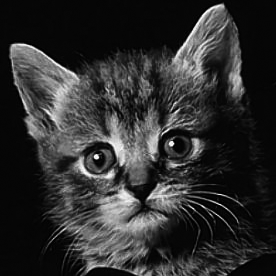
#> input picture cat.bmp, 276 x 276 px
$ python guided_filter.py   (older library calls are emulated)
#> lines starting #> are read from the running program, lines starting #| are printed output that depends on the picture; after the words box and inside, x2 and y2 are one past the last pixel; in counts of white or black regions, pixels touching at a corner belong together
#!/usr/bin/env python
# encoding: utf-8

# Based on http://kaiminghe.com/publications/eccv10guidedfilter.pdf
# and https://github.com/pfchai/GuidedFilter

from scipy.misc import imread
import numpy             as np
import scipy.misc        as sci
import matplotlib.pyplot as plot


class GuidedFilter( object ):
    @classmethod
    def _filter( cls, input: np.ndarray, r: int ) -> np.ndarray:
#> called with r = 5
        limit, _    = input.shape
#> limit = 276
        cumulative  = np.cumsum(input, 0)
#> input: shape (276, 276) float32; every value is 1
        result      = np.zeros_like( input )

        result[0:r+1, :]         = cumulative[r:2*r+1, :]
        result[r+1:limit-r, :]   = cumulative[2*r+1:limit, :] - cumulative[0:limit-2*r-1, :]
        result[limit-r:limit, :] = np.tile( cumulative[limit-1, :], [r, 1] ) - cumulative[limit-2*r-1:limit-r-1, :]
#> result: shape (276, 276) float32; min 6, max 11, mean 10.89

        return result


    @classmethod
    def box_filter( cls, image: np.ndarray, radius: int ) -> np.ndarray:
        # Apply on the row
        output = cls._filter( image, radius )

        # ... then transpose and apply on the row (column actually)
        output = cls._filter( output.transpose(), radius )
#> call 2 of _filter, with r = 5
#> in _filter (call 2), `result[limit-r:limit, :] = np.tile( cumulative[limit-1, :], [r, 1] ) -..`:
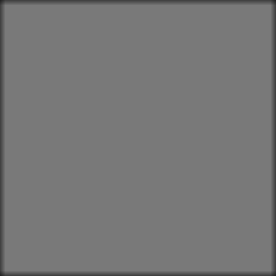
#> result: shape (276, 276) float32; min 36, max 121, mean 118.6
        return output.transpose()


    @classmethod
    def apply(cls, guide: np.ndarray, image: np.ndarray, radius: int, epsilon: float) -> np.ndarray:

        N = cls.box_filter( np.ones_like( image ), radius )

        mean_guide             = cls.box_filter( guide, radius ) / N
#> in _filter (call 3), `result[limit-r:limit, :] = np.tile( cumulative[limit-1, :], [r, 1] ) -..`: result: shape (276, 276) float32; min 0.0549, max 9.8, mean 2.02
#> in _filter (call 4), `result[limit-r:limit, :] = np.tile( cumulative[limit-1, :], [r, 1] ) -..`: result: shape (276, 276) float32; min 0.776, max 99.39, mean 22.2
        mean_image             = cls.box_filter( image, radius ) / N
        mean_guide_image       = cls.box_filter( guide * image, radius ) / N
#> in _filter (call 7), `result[limit-r:limit, :] = np.tile( cumulative[limit-1, :], [r, 1] ) -..`:
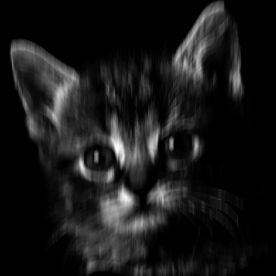
#> result: shape (276, 276) float32; min 0.000519, max 8.75, mean 0.841; drawn with min black and max white
#> in _filter (call 8), `cumulative  = np.cumsum(input, 0)`:
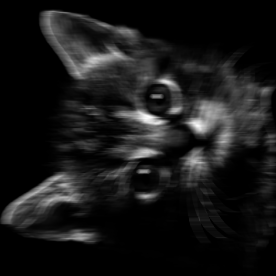
#> input: shape (276, 276) float32; min 0.000519, max 8.75, mean 0.841; drawn with min black and max white
#> in _filter (call 8), `result[limit-r:limit, :] = np.tile( cumulative[limit-1, :], [r, 1] ) -..`: result: shape (276, 276) float32; min 0.0169, max 82.72, mean 9.3
        covariance_guide_image = mean_guide_image - mean_guide * mean_image

        mean_squared_guide = cls.box_filter( guide * guide, radius ) / N
        variance_guide     = mean_squared_guide - mean_guide * mean_guide

        a = covariance_guide_image / (variance_guide + epsilon)
        b = mean_image - a * mean_guide

        mean_a = cls.box_filter( a, radius ) / N
#> in _filter (call 11), `result[limit-r:limit, :] = np.tile( cumulative[limit-1, :], [r, 1] ) -..`:
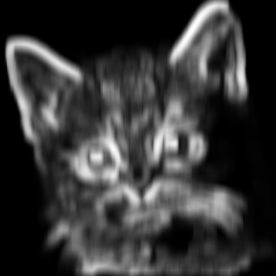
#> result: shape (276, 276) float32; min 5.15e-05, max 7.68, mean 1.63; drawn with min black and max white
#> in _filter (call 12), `cumulative  = np.cumsum(input, 0)`:
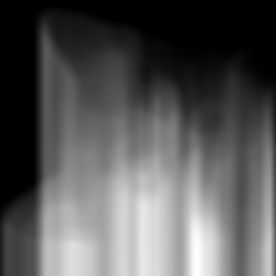
#> cumulative: shape (276, 276) float32; min 0.000132, max 667.1, mean 229.6; drawn with min black and max white
#> in _filter (call 12), `result[r+1:limit-r, :]   = cumulative[2*r+1:limit, :] - cumulative[0:l..`:
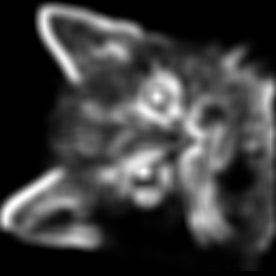
#> result: shape (276, 276) float32; min 0, max 75.46, mean 18; drawn with min black and max white
#> in _filter (call 12), `result[limit-r:limit, :] = np.tile( cumulative[limit-1, :], [r, 1] ) -..`: result: shape (276, 276) float32; 1.81% of pixels changed, all inside (x1, y1, x2, y2) = (0, 271, 276, 276)
        mean_b = cls.box_filter( b, radius ) / N
#> in _filter (call 13), `cumulative  = np.cumsum(input, 0)`:
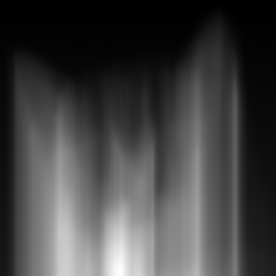
#> cumulative: shape (276, 276) float32; min 0.0215, max 69.46, mean 18.2; drawn with min black and max white

        return mean_a * guide + mean_b


def main():
    image   = imread( 'cat.bmp' ).astype( np.float32 ) / 255.0
    radius  = 5
    epsilon = 0.05
    result  = GuidedFilter.apply(image, image, radius, epsilon)

    plot.imshow( np.concatenate( (image, result ), axis = 1 ), cmap = 'gray' )
    plot.show()

    print('[DONE]')
    return

if __name__ == '__main__':
    main()
